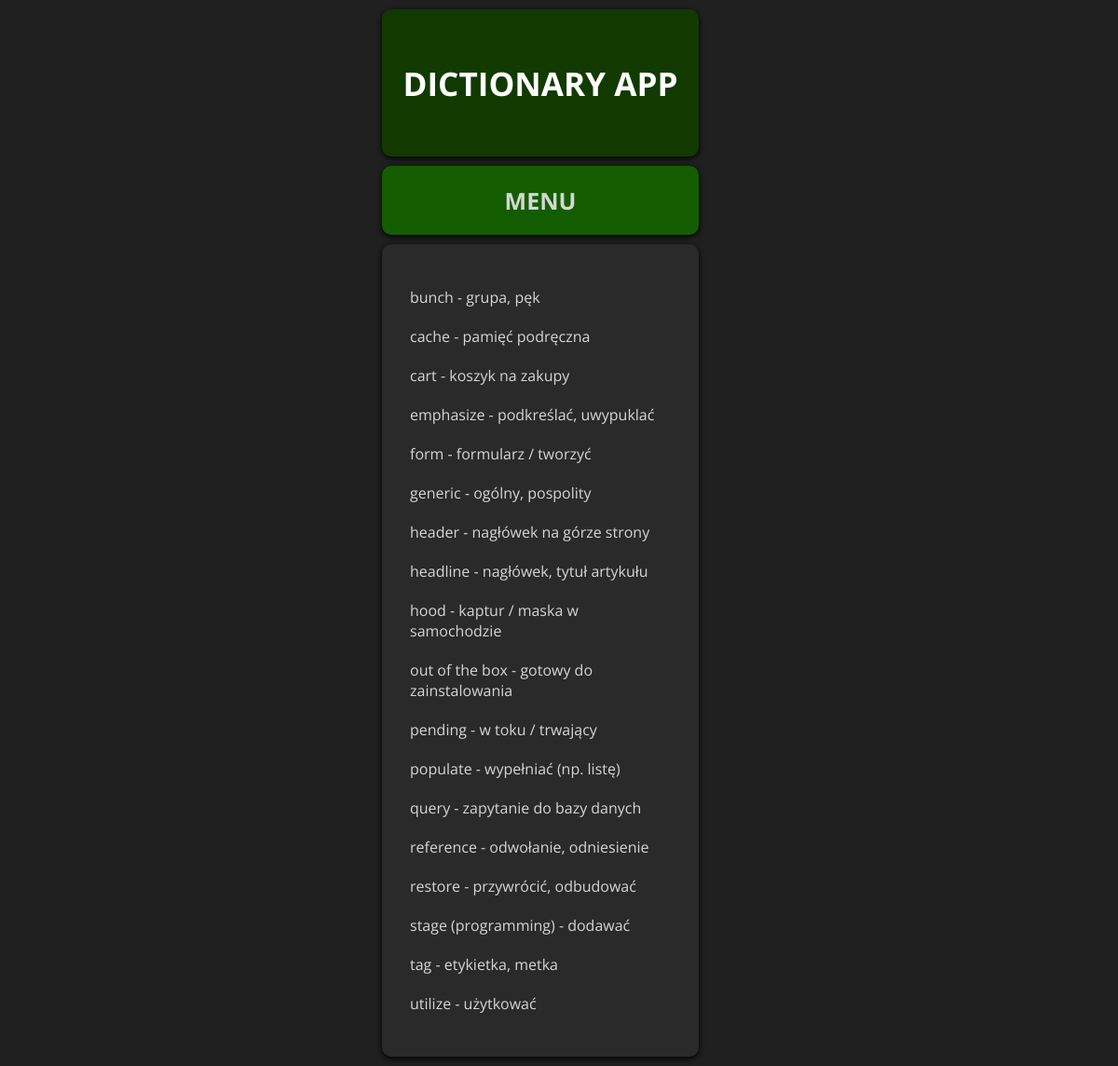
Before: /entire-dictionary with the older database file.
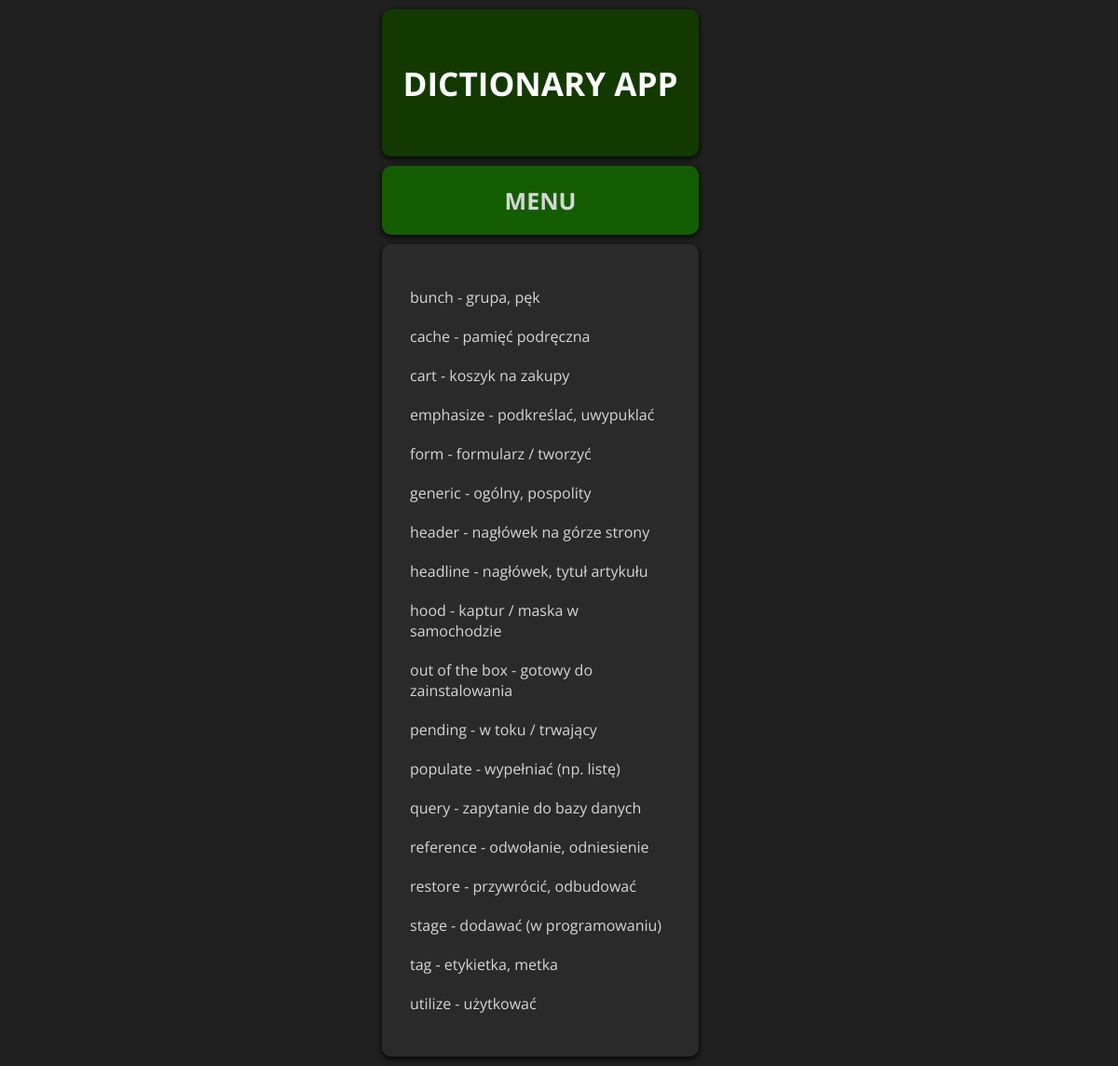
After: the same page with the newer database file.
### dict_app/models.py (models this page shows, shortened)
class Word(models.Model):
    english_translation = models.CharField(max_length=80, unique=True)
    polish_translation = models.CharField(max_length=80)
    remaining_repetitions = models.IntegerField(default=8)
    english_pronunciation = models.CharField(max_length=80, blank=True, null=True)

### dict_app/views.py (the view)
# urls.py: path("entire-dictionary", views.EntireDictionaryView.as_view(),
class EntireDictionaryView(ListView):
    template_name = "dict_app/entire_dictionary.html"
    model = Word
    ordering = ["english_translation"]
    context_object_name = "words"

### dict_app/templates/dict_app/entire_dictionary.html (shortened to what this page needs)
{% extends "base.html" %}
{% load static %}
{% block css_files %}
    <link rel="stylesheet" href="{% static "dict_app/entire_dictionary.css" %}">
{% endblock %}
{% block content %}
    {% if words %}
        <ul>
            {% for word in words %}
                <a href="{% url "word-detail" word.id %}">
                    <li>{{ word.english_translation }} - {{ word.polish_translation }}</li>
                </a>
            {% endfor %}
        </ul>
    {% else %}
        <p>There are no words in the dictionary.</p>
    {% endif %}
{% endblock %}

Changed rows visible on the page:
removed Word: english_translation "stage (programming)", polish_translation "dodawać"
added Word: english_translation "stage", polish_translation "dodawać (w programowaniu)"
